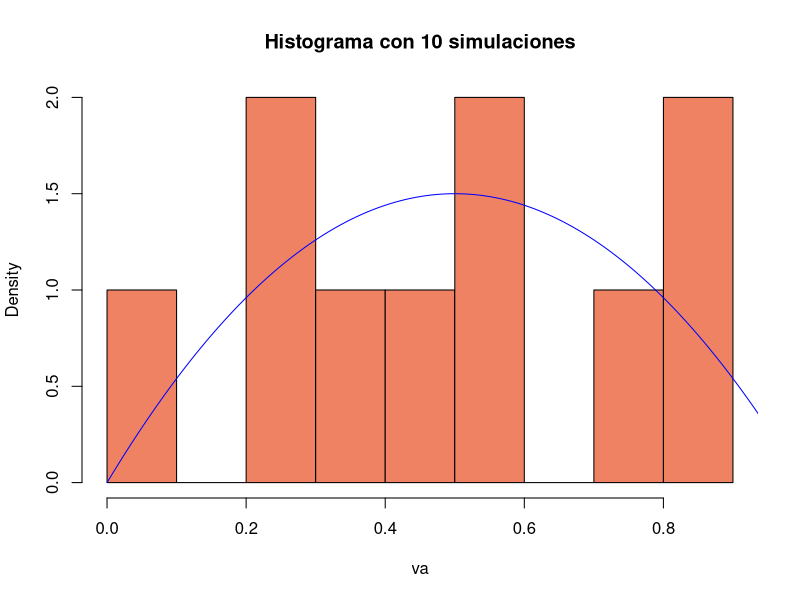
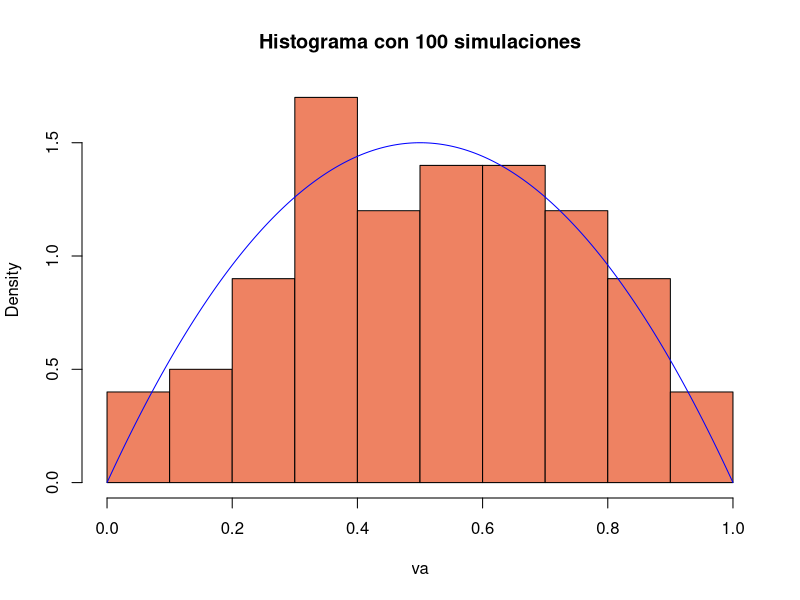
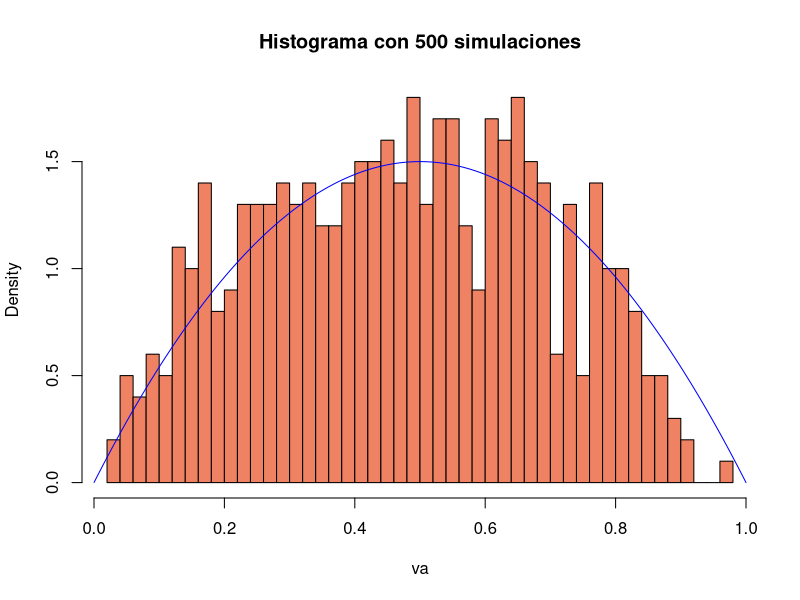
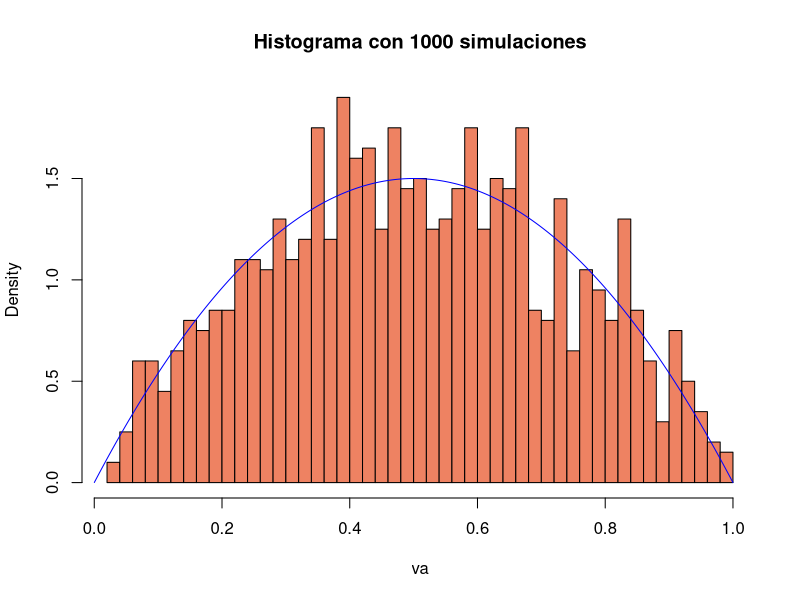
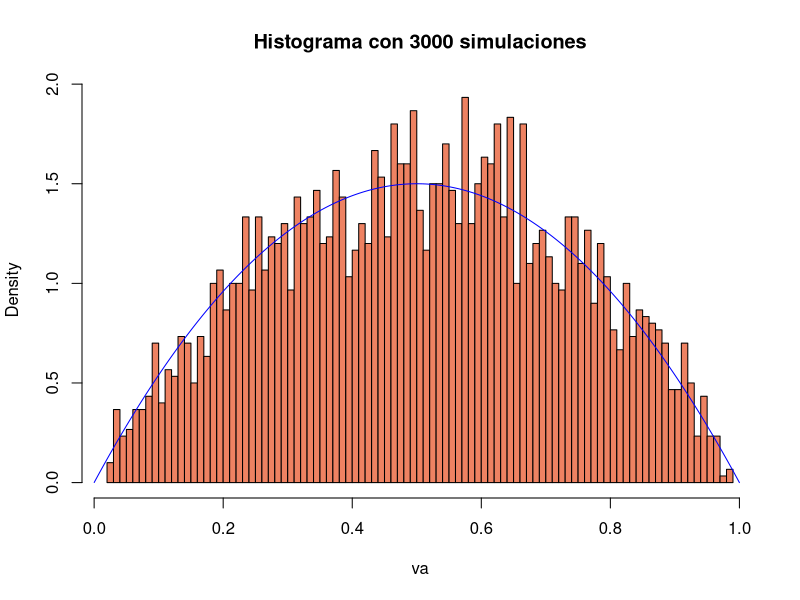
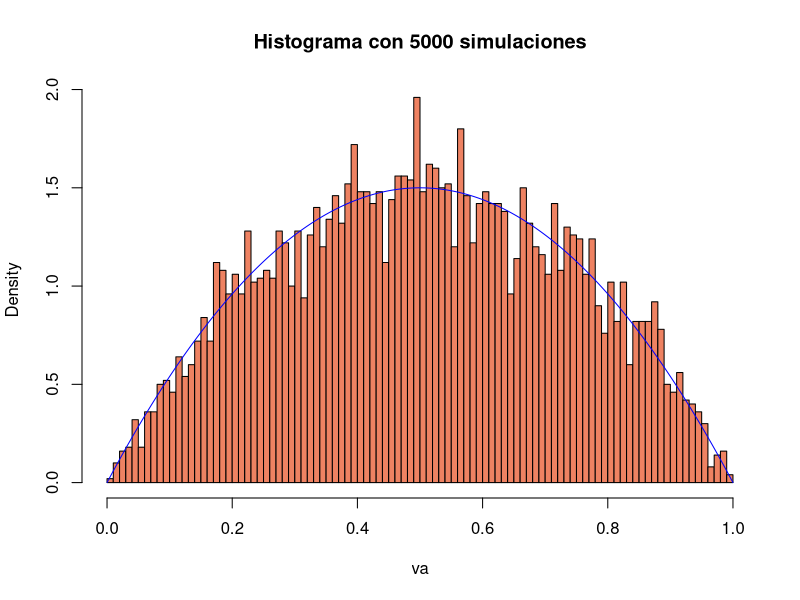
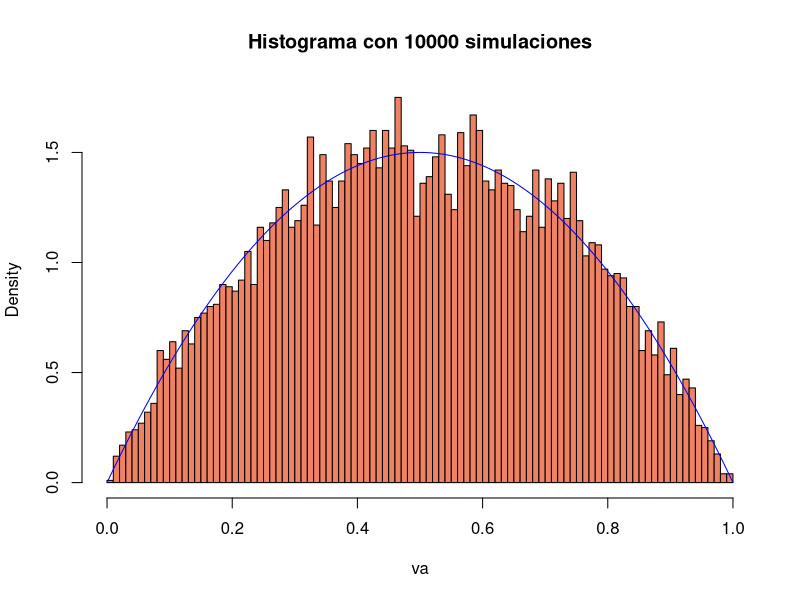
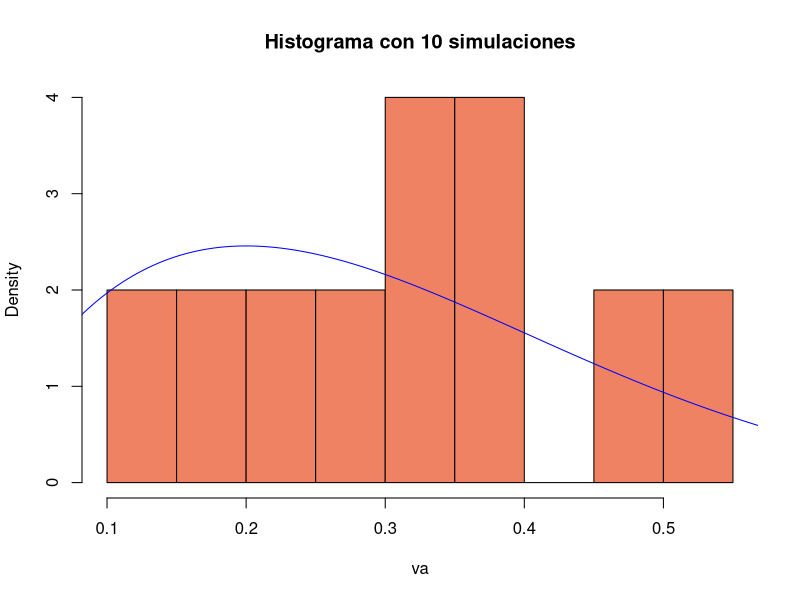

These charts were generated, in order, by the following R code:

#' Función de densidad beta.
#'
#' Describe modelos los cuales la v.a representan proporciones o porcentajes.
#'
#' @param x - representa la variable aleatoria.
#' @param alfa - parámetros de forma.
#' @param beta - parámetros de forma.
#'
#' @return - la probabilidad de la v.a.
densidad_beta= function(x,alfa,beta){
  return((x^(alfa-1)*(1-x)^(beta-1))/beta(alfa,beta))
}



#' Metodo aceptación-rechazo
#'
#' @param a limite inferior
#' @param b limite superior
#' @param c numero que acota nuestra función en altura.
#' @param alfa parámetros de forma.
#' @param beta parámetros de forma.
#'
#' @return un vector con la v.a e iteraciones emitidas.
metodo_acep_rechazo= function(a,b,c, alfa, beta){
  iter <- 0
  while(1){
    iter <- iter +1
    varX <- runif(1,a,b)
    varY <- runif(1,0,c)
    if(varY <= densidad_beta(varX, alfa, beta)){
      return(c(varX,iter))
    }
  }
}

# beta(2,2) c = 1/2
# beta(2,5) c = 1/5


#'  Simulación para generar variables aleatorias de distribucion beta.
#'
#' @param n - un entero que indique el numero de variables a simular.
#' @param c - un real que acotara nuestra función en altura.
#' @param alfa parámetros de forma.
#' @param beta parámetros de forma.
#'
#' @return una lista con las variables aleatorias y numero de intentos.
simular <- function(n, c, alfa, beta){
  va <- c()
  iter <- c()
  c_1 <- densidad_beta(c, alfa, beta)
  for(i in 1:n){
    aux <- metodo_acep_rechazo(0,1, c_1, alfa, beta)
    va [i] <- aux[1]
    iter[i] <- aux[2]
  }
  return(list(va, iter))
}

#llenando las graficas para graficar con el histograma
graf_x=seq(0,1, by=0.0001)
graf1_y=c()
graf2_y=c()
graf_x=graf_x[-1]
j=0
for(i in seq(0,1,0.0001)){
  graf1_y[j]=densidad_beta(i,2,2)
  graf2_y[j]=densidad_beta(i,2,5)
  j=j+1
}

# Histogramas
#----------------------- Para beta(2,2)----------------------------------------
#n=10
aux <- simular(10, 1/2, 2, 2)
va <- unlist(aux[1])
hist(va ,probability=TRUE, breaks=10, main="Histograma con 10 simulaciones",col = "salmon2")
par(new=TRUE)
lines(graf_x, graf1_y, col="blue")
par(new=FALSE)

#n=100
aux <- simular(100, 1/2, 2, 2)
va <- unlist(aux[1])
hist(va ,probability=TRUE, breaks=10, main="Histograma con 100 simulaciones", col = "salmon2")
par(new=TRUE)
lines(graf_x, graf1_y, col="blue")
par(new=FALSE)

#n=500
aux <- simular(500, 1/2, 2, 2)
va <- unlist(aux[1])
hist(va ,probability=TRUE, breaks=50, main="Histograma con 500 simulaciones", col = "salmon2")
par(new=TRUE)
lines(graf_x, graf1_y, col="blue")
par(new=FALSE)

#n=1000
aux <- simular(1000, 1/2, 2, 2)
va <- unlist(aux[1])
hist(va ,probability=TRUE, breaks=50, main="Histograma con 1000 simulaciones", col = "salmon2")
par(new=TRUE)
lines(graf_x, graf1_y, col="blue")
par(new=FALSE)

#n=3000
aux <- simular(3000, 1/2, 2, 2)
va <- unlist(aux[1])
hist(va ,probability=TRUE, breaks=100, main="Histograma con 3000 simulaciones", col = "salmon2")
par(new=TRUE)
par(new=FALSE)
lines(graf_x, graf1_y, col="blue")

#n=5000
aux <- simular(5000, 1/2, 2, 2)
va <- unlist(aux[1])
hist(va ,probability=TRUE, breaks=100, main="Histograma con 5000 simulaciones", col = "salmon2")
par(new=TRUE)
lines(graf_x, graf1_y, col="blue")
par(new=FALSE)

#n=10000
aux <- simular(10000, 1/2, 2, 2)
va <- unlist(aux[1])
hist(va ,probability=TRUE, breaks=100, main="Histograma con 10000 simulaciones", col = "salmon2")
par(new=TRUE)
lines(graf_x, graf1_y, col="blue")
par(new=FALSE)


#------------------Para beta(2,5)----------------------------------------------
#n=10
aux <- simular(10, 1/5,2, 5)
va <- unlist(aux[1])
hist(va ,probability=TRUE, breaks=10, main="Histograma con 10 simulaciones", col = "salmon2")
par(new=TRUE)
lines(graf_x, graf2_y, col="blue")
par(new=FALSE)

#n=100
aux <- simular(100, 1/5,2, 5)
va <- unlist(aux[1])
hist(va ,probability=TRUE, breaks=10, main="Histograma con 100 simulaciones", col = "salmon2")
par(new=TRUE)
lines(graf_x, graf2_y, col="blue")
par(new=FALSE)

#n=500
aux <- simular(500, 1/5,2, 5)
va <- unlist(aux[1])
hist(va ,probability=TRUE, breaks=50, main="Histograma con 500 simulaciones", col = "salmon2")
par(new=TRUE)
lines(graf_x, graf2_y, col="blue")
par(new=FALSE)

#n=1000
aux <- simular(1000, 1/5,2, 5)
va <- unlist(aux[1])
hist(va ,probability=TRUE, breaks=50, main="Histograma con 1000 simulaciones", col = "salmon2")
par(new=TRUE)
lines(graf_x, graf2_y, col="blue")
par(new=FALSE)

#n=3000
aux <- simular(3000, 1/5,2, 5)
va <- unlist(aux[1])
hist(va ,probability=TRUE, breaks=100, main="Histograma con 3000 simulaciones", col = "salmon2")
par(new=TRUE)
par(new=FALSE)
lines(graf_x, graf2_y, col="blue")

#n=5000
aux <- simular(5000, 1/5,2, 5)
va <- unlist(aux[1])
hist(va ,probability=TRUE, breaks=100, main="Histograma con 5000 simulaciones", col = "salmon2")
par(new=TRUE)
lines(graf_x, graf2_y, col="blue")
par(new=FALSE)

#n=10000
aux <- simular(10000, 1/5,2, 5)
va <- unlist(aux[1])
hist(va ,probability=TRUE, breaks=100, main="Histograma con 10000 simulaciones", col = "salmon2")
par(new=TRUE)
lines(graf_x, graf2_y, col="blue")
par(new=FALSE)

#n=1000000
aux <- simular(1000000, 1/5,2, 5)
va <- unlist(aux[1])
hist(va ,probability=TRUE, breaks=100, main="Histograma con 10000 simulaciones", col = "salmon2")
par(new=TRUE)
lines(graf_x, graf2_y, col="blue")
par(new=FALSE)


#--------------------promedio de intentos---------------------------------------
intentos=seq(1, 1000)
intentos=intentos
promedios1=c()
promedios2=c()
for(i in 1:1000){
  aux1=simular(i,1/2,2,2)
  intentos1=unlist(aux1[2])
  aux2=simular(i,1/5,2,5)
  intentos2=unlist(aux2[2])
  promedios1[i]=sum(intentos1) /length(intentos1)
  promedios2[i]=sum(intentos2) /length(intentos2)
}
plot(intentos, promedios1, type="l", col="red", main="Promedio de intentos al simular n valores",xlab="valores simulados", ylab = "promedio de intentos")
par=(new=FALSE)
lines(intentos, promedios2, col="blue")
legend("topleft", legend=c("Promedio de intentos para α=2,β=2", "Promedio de intentos para α=2,β=5"),col=c("red", "blue"), lty = 1:2, cex=0.8)


